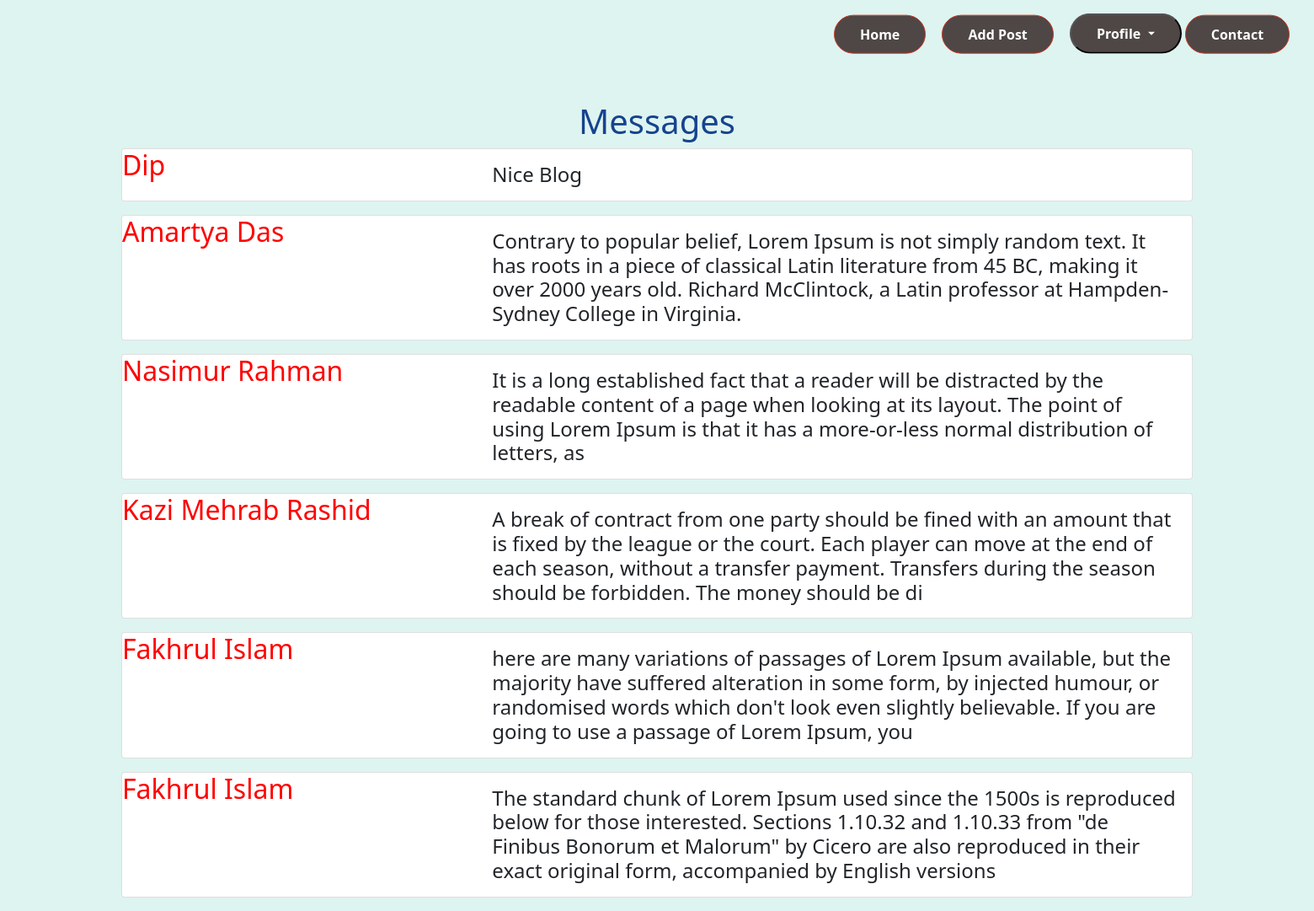
Screenshot of /admin_view/ (signed in) with the database file from the repository.
### theblog/models.py (models this page shows, shortened)
class Contact(models.Model):
    name = models.CharField(max_length=255)
    text = models.CharField(max_length=255)

### theblog/views.py (the view)
# urls.py: path('admin_view/', AdminView.as_view(), name="admin_view"),
class AdminView(ListView):
    model = Contact
    template_name = 'admin_view.html'

### theblog/templates/admin_view.html
{% extends 'base.html' %}
{% block content %}
<br><br><br><br>
{% if user.is_superuser %}
<h1 align="center" style="color: #16438F ;">Messages</h1>
{% for users in object_list %}
    <div class="card mb-3" style="max-width: 1540px;">
      <div class="row g-0">
        <div class="col-md-4">
        <h2 class="card-title" style="color:red;">{{ users.name }}</h2>
        </div>
        <div class="col-md-8">
          <div class="card-body">
            <h4 class="card-text">{{ users.text }}</h4>
          </div>
        </div>
      </div>
    </div>
{% endfor %}
{% else %}
  <h2>You are not allowed here!</h2>
{% endif %}
{% endblock %}

### theblog/templates/base.html (style rules this page uses)
body { width: 100%; }

### rows the page displays
Contact: name "Dip", text "Nice Blog"
Contact: name "Amartya Das", text "Contrary to popular belief, Lorem Ipsum is not simply random text. It has roots in a piece of classical Latin literature from 45 BC, making it over 2000 years old. Richard McClintock, a Latin professor at Hampden-Sydney College in Virginia."
Contact: name "Nasimur Rahman", text "It is a long established fact that a reader will be distracted by the readable content of a page when looking at its layout. The point of using Lorem Ipsum is that it has a more-or-less normal distribution of letters, as"
Contact: name "Kazi Mehrab Rashid", text "A break of contract from one party should be fined with an amount that is fixed by the league or the court. Each player can move at the end of each season, without a transfer payment. Transfers during the season should be forbidden. The money should be di"
Contact: name "Fakhrul Islam", text "here are many variations of passages of Lorem Ipsum available, but the majority have suffered alteration in some form, by injected humour, or randomised words which don't look even slightly believable. If you are going to use a passage of Lorem Ipsum, you"
Contact: name "Fakhrul Islam", text "The standard chunk of Lorem Ipsum used since the 1500s is reproduced below for those interested. Sections 1.10.32 and 1.10.33 from \"de Finibus Bonorum et Malorum\" by Cicero are also reproduced in their exact original form, accompanied by English versions"
